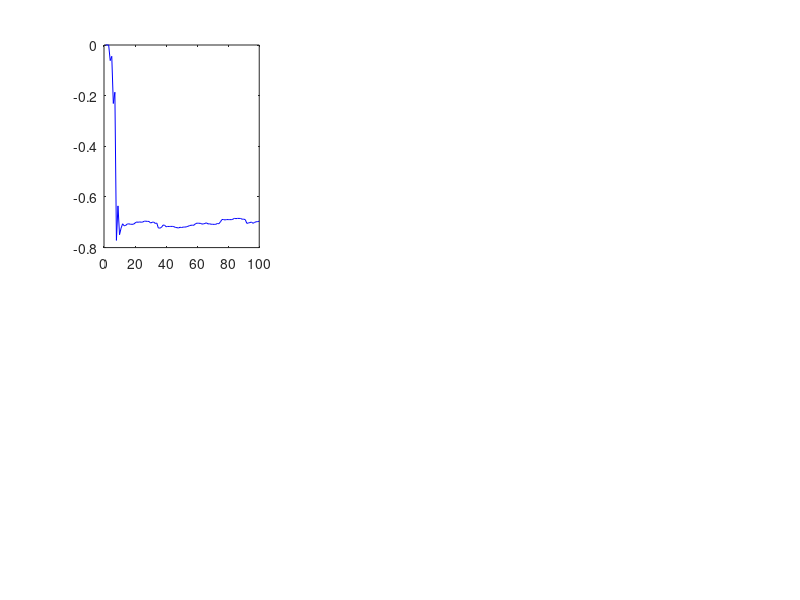

The MATLAB script that drew this image: (Note: this script raises an error after producing the figure.)
clear; clc; close all;

% Versão preliminar do RLS para estimação do
% modelo ARX das correntes alpha (ia) e beta (ib), que são geradas
% respectivamente pelas relações dinâmicas abaixo a partir das tensões va e
% vb. Os canais são poluídos pelos ruídos ea e eb.
%       Ba(q)         Ca(q)   
% ia =  ----- va   +  ----- vb + ea
%       Aa(q)         Aa(q)
%
%       Bb(q)         Cb(q)   
% ib =  ----- va   +  ----- vb + eb
%       Ab(q)         Ab(q)
% Estrutura para os polinômios:
% - Dinâmica da corrente ia:
% A(q) = 1 - a1*q^-1 - a2*q^-2
% B(q) = b1*q^-1 - b2*q^-2
% C(q) = c1*q^-1 - c2*q^-2
%
% Determinar os parâmetros do modelo ARX a partir do algoritmo RLS.


%% Parâmetros de simulação
N = 100;        % Número de amostras
lambda = 0.98;  % Fator de esquecimento 

%% Geração de sinais de entrada
va = randn(N, 1);  % Tensão alpha
vb = randn(N, 1);  % Tensão beta

%% Inicialização do modelo ARX nominal:
% theta_Ia =  [a1a, a2a, b1a, b2a, c1a, c2a]
% theta_Ib =  [a1b, a2b, b1b, b2b, c1b, c2b]
[a1a, a2a, b1a, b2a, c1a, c2a] = deal(0.7, -0.2, 0.5, -0.3, 0.4, -0.1);
[a1b, a2b, b1b, b2b, c1b, c2b] = deal(0.6, -0.1, 0.3, -0.4, 0.2, -0.2);

%% Geração das saídas usando os coeficientes reais
ia = zeros(N, 1);
ib = zeros(N, 1);

for k = 3:N
    ia(k) = a1a*ia(k-1) + a2a*ia(k-2) + b1a*va(k-1) + ...
            b2a*va(k-2) + c1a*vb(k-1) + c2a*vb(k-2) + 0.02*randn;

    ib(k) = a1b*ib(k-1) + a2b*ib(k-2) + b1b*va(k-1) + ...
            b2b*va(k-2) + c1b*vb(k-1) + c2b*vb(k-2) + 0.02*randn;
end

%% Inicialização do RLS
n_params = 6;                       % Número de coeficientes do ARX;
theta_ia = zeros(n_params, 1);      % Parâmetros do modelo de ia;
theta_ib = zeros(n_params, 1);      % Parâmetros do modelo de ib;

% Matriz de covariância inicial grande
Pa = 1000*eye(n_params);  
Pb = 1000*eye(n_params);

%% Vetores para armazenar os coeficientes estimados
theta_ia_hist = zeros(n_params, N);
theta_ib_hist = zeros(n_params, N);

%% Algoritmo RLS para estimar os coeficientes:

for k = 3:N
    % Vetor de regressores:
    phi_a = [-ia(k-1); -ia(k-2); va(k-1); va(k-2); vb(k-1); vb(k-2)];
    phi_b = [-ib(k-1); -ib(k-2); va(k-1); va(k-2); vb(k-1); vb(k-2)];
    
    % Ganho de Kalman:
    Ka = (Pa * phi_a) / (lambda + phi_a' * Pa * phi_a);
    Kb = (Pb * phi_b) / (lambda + phi_b' * Pb * phi_b);
    
    % Atualização dos coeficientes
    theta_ia = theta_ia + Ka*(ia(k) - phi_a' * theta_ia);
    theta_ib = theta_ib + Kb*(ib(k) - phi_b' * theta_ib);
    
    % Atualização da matriz de covariância
    Pa = (Pa - Ka * phi_a' * Pa) / lambda;
    Pb = (Pb - Kb * phi_b' * Pb) / lambda;
    
    % Armazenamento dos coeficientes estimados
    theta_ia_hist(:, k) = theta_ia;
    theta_ib_hist(:, k) = theta_ib;    
end

%% Gráficos dos coeficientes estimados
figure;
label_a = ["a_{1\alpha}", "a_{2\alpha}", "b_{1\alpha}",...
            "b_{2\alpha}", "c_{1\alpha}", "c_{2\alpha}"];
for i = 1:n_params
    subplot(2,3,i);
    plot(theta_ia_hist(i, :), 'b'); hold on;
    yline(theta_ia(i), 'r--', 'LineWidth', 1.5);
    xlabel('Amostra'); 
    ylabel([label_a(i)]);
    grid on;
end
sgtitle('Evolução dos Coeficientes Estimados para i_\alpha');

figure;
label_b = ["a_{1\beta}", "a_{2\beta}", "b_{1\beta}",...
            "b_{2\beta}", "c_{1\beta}", "c_{2\beta}"];
for i = 1:n_params
    subplot(2,3,i);
    plot(theta_ib_hist(i, :), 'b'); hold on;
    yline(theta_ib(i), 'r--', 'LineWidth', 1.5); 
    xlabel('Amostra'); 
    ylabel([label_b(i)]);
    grid on;
end
sgtitle('Evolução dos Coeficientes Estimados para i_\beta');
